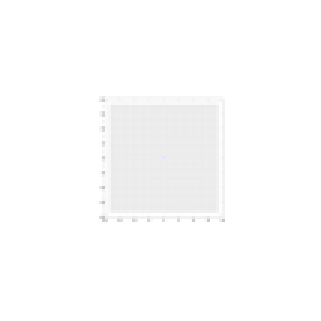
%> input picture patterns/patternXY.png, 107 x 107 px, shrunk from 2000 x 2001 before the run (shown 3 times larger)
$ octave simetric.m   (GNU Octave 9; MATLAB toolbox functions it lacks are replaced by stand-ins)
%> lines starting %> are read from the running program, lines starting %| are printed output that depends on the picture
### scripts/init.m
%% Initial data of the software
%Las variables pueden empezar por:
%n = number | p = path | f = file/folder | s = array struct | im = image
%los colores para las líneas pueden ser Rojo, Verde y Azul nada más. Estos
%colores han de ser lo más puro posibles, a ser posible 255 de color, para
%mayor contraste

clearvars -except checkings checklocal numCheckingTot checkingdone;
close all;
home;

%default values -except c f
defPattern1='patterns/pattern1.JPG'; %first pattern name
defPattern2='patterns/pattern2.JPG'; %second pattern name
defPatternXY='patterns/patternXY.png'; %nombre archivo patrón horizontal real
defPatternZ='patterns/patternZ.jpg'; %nombre archivo patrón horizontal real
defCases='cases'; %nombre carpeta contenedora de imagenes con cases
defFlatplate='flatplate'; %nombre archivo con objeto que crea erosion
defLoadOldPoints=true; %si está true cargará los puntos tomados anteriormente sin preguntar
defLoadCurves=true; %si está true cargará las curves tomados anteriormente sin preguntar
defLoadRelacZ=true; %si está true cargará la relación de pixel/mm en Z tomados anteriormente sin preguntar
defResults='results';%carpeta que se generará con los results de las curves
defGraphics=[defResults '/graphics'];%carpeta que se generará con las gráficas
defData=[defResults '/data'];%carpeta que se generará con las gráficas
defConfFile='conf.mat';

%default
flatcurves=false;%check if we are going to calculate the curves using differences between flat curves and modified curves
piter=500;%value to iterate
seeflatplate=true; %options to see flat plate in the graphics
dimensionless=20; %dimensionless is the value to dimensionless the units in the graphics. If is equal to 0 or false => there is dimensions.
applysymmetry=false;


if exist(defConfFile, 'file')
    load(defConfFile,'conf');

else
    uiwait(msgbox('Welcome! It is the first time and it is necessary the previous configuration'));
    choice = questdlg('Do you want to transform all the pictures to the simetric?', 	'simetric', 'Yes','No','-');
    if strcmp(choice,'Yes') | strcmp(choice,'')
        applysymmetry=true;
    end
    choice = questdlg('Do you want to calculate the curves using differences between flat curves and modified curves?', 	'flat curves', 'Yes','No','-');
    if strcmp(choice,'Yes') | strcmp(choice,'')
        conf.flatcurves=true;
    else
        conf.flatcurves=false;
    end
    choice = questdlg('Do you want to see the flat plate in the graphics?', 	'flat plate', 'Yes','No','-');
    if strcmp(choice,'Yes') | strcmp(choice,'')
        conf.seeflatplate=true;
    else
        conf.seeflatplate=false;
    end
    prompt={'Number of points to interpolate one curve:','Value to dimensionless the graphic results (0 or false means with dimensions):'};
    name='Options';
    numlines=1;
    defaultanswer={num2str(piter),num2str(dimensionless)};

    answer=inputdlg(prompt,name,numlines,defaultanswer);
    conf.piter=str2num(answer{1});
    conf.dimensionless=str2num(answer{2});


    save(defConfFile,'conf');
end

piter=conf.piter;
dimensionless=conf.dimensionless;
flatcurves=conf.flatcurves;
seeflatplate=conf.seeflatplate;

%path results
presults=strcat(pwd,'/',defResults,'/');
pgraphics=strcat(pwd,'/',defGraphics,'/');
pdata=strcat(pwd,'/',defData,'/');

%Detecta si existe el archivo patrón inicial
if exist(fullfile(cd, defPattern1), 'file')==0
    fprintf('\nNo existe patrón inicial\n')
    %toma patrón inicial (pattern1)
    [fpattern1, ppattern1, filterindex] = uigetfile({'*.png','Image PNG';'*.jpg','Image JPG'}, 'Abre foto PATRON inicial');
    if ppattern1==0
        fprintf('\nNo se ha seleccionado imagen patrón\n\nFin\n\n')
        f = errordlg('No se ha seleccionado imagen patrón.', 'Error Dialog');
        return
    end
    ppattern1=strcat(ppattern1,fpattern1);
else
    ppattern1=fullfile(cd, defPattern1);
end
fprintf('\nArchivo patrón inicial en: %s\n',ppattern1)

%Detecta si existe el archivo patrón final
if exist(fullfile(cd, defPattern2), 'file')==0
    fprintf('\nNo existe patrón final\n')
    %toma patrón final (pattern2)
    [fpattern2, ppattern2, filterindex] = uigetfile({'*.png','Image PNG';'*.jpg','Image JPG'}, 'Abre foto PATRON final');
    if ppattern2==0
        fprintf('\nNo se ha seleccionado imagen patrón\n\nFin\n\n')
        f = errordlg('No se ha seleccionado imagen patrón.', 'Erroapplysymmetryr Dialog');
        return
    end
    ppattern2=strcat(ppattern2,fpattern2);
else
    ppattern2=fullfile(cd, defPattern2);
end
fprintf('\nArchivo patrón final en: %s\n',ppattern2)

%Detecta si existe carpeta cases
if exist(fullfile(cd, defCases), 'file')==0
    fprintf('\nNo existe la carpeta contenedora de imagenes con cases\n')
    pcases = uigetdir(cd, 'Toma la carpeta contenedora de imagenes cases');
    if pcases==0
        fprintf('\nNo se ha seleccionado ninguna carpeta contenedora de imagenes con cases\n\nFin\n\n')
        f = errordlg('No se ha seleccionado ninguna carpeta contenedora de imagenes con cases', 'Error Dialog');
        return
    end
else
    pcases=fullfile(cd, defCases);
end
fprintf('\nCarpeta cases en: %s\n',pcases)

%Detecta si existe el archivo patrón horizontal real (patternReal)
if exist(fullfile(cd, defPatternXY), 'file')==0
    fprintf('\nNo existe patrón horizontal real\n')
    %toma patrón horizontal real (patternReal)
    [fpatternReal, ppatternReal, filterindex] = uigetfile({'*.png','Image PNG';'*.jpg','Image JPG'}, 'Abre foto PATRON horizontal real');
    if ppatternReal==0
        fprintf('\nNo se ha seleccionado imagen patrón\n\nFin\n\n')
        f = errordlg('No se ha seleccionado imagen patrón.', 'Error Dialog');
        return
    end
    ppatternReal=strcat(ppatternReal,fpatternReal);
else
    ppatternReal=fullfile(cd, defPatternXY);
end
fprintf('\nArchivo patrón real en: %s\n',ppatternReal)


%Detecta si existe el archivo patrón Z
if exist(fullfile(cd, defPatternZ), 'file')==0
    fprintf('\nNo existe patrón Z\n')
    %toma patrón Z (patternZ)
    [fpatternZ, ppatternZ, filterindex] = uigetfile({'*.png','Image PNG';'*.jpg','Image JPG'}, 'Abre foto PATRON Z');
    if ppatternZ==0
        fprintf('\nNo se ha seleccionado imagen patrón\n\nFin\n\n')
        f = errordlg('No se ha seleccionado imagen patrón.', 'Error Dialog');
        return
    end
    ppatternZ=strcat(ppatternZ,fpatternZ);
else
    ppatternZ=fullfile(cd, defPatternZ);
end
fprintf('\nArchivo patrón Z en: %s\n',ppatternZ)

%crear array con todos los patternes
[pathstr,name,ext] = fileparts(ppattern1);
if strcmp(ext,'.jpg') | strcmp(ext,'.JPG') | strcmp(ext,'.png') | strcmp(ext,'.PNG')
    pattern1=struct('path',ppattern1,'name',name,'ext',ext);
end
[pathstr,name,ext] = fileparts(ppattern2);
if strcmp(ext,'.jpg') | strcmp(ext,'.JPG') | strcmp(ext,'.png') | strcmp(ext,'.PNG')
    pattern2=struct('path',ppattern2,'name',name,'ext',ext);
end


%crear array con todos los cases
fcases=dir(pcases);
scases=[];
for i = 1:length(fcases)
    if fcases(i).isdir==0
        filename=strcat(pcases,'/',fcases(i).name);
        [pathstr,name,ext] = fileparts(filename);
        if strcmp(ext,'.jpg') | strcmp(ext,'.JPG') | strcmp(ext,'.png') | strcmp(ext,'.PNG')
            case1=struct('path',filename,'name',name,'ext',ext);
            scases=[scases case1];
        end
    end
end

if flatcurves
    disp('Flat curves calculations is active');
    for i = 1:length(scases)
        filename=strcat(pcases,'/flatcurves/',scases(i).name,scases(i).ext);
        scases(i).flatpath=filename;
    end
end

%flat plate positionapplysymmetry
if seeflatplate
    pflatplate=fullfile(cd, [defFlatplate '.mat']);
end

if exist(fullfile(cd, defResults), 'file')==0
    mkdir(defResults)
end
if exist(fullfile(cd, defGraphics), 'file')==0
    mkdir(defGraphics)
end
if exist(fullfile(cd, defData), 'file')==0
    mkdir(defData)
end

%salva el pattern real
impatternReal=imread(ppatternReal);
%> impatternReal is the input picture: size 107x107x3 uint8; mean R, G, B 252.5, 252.5, 252.5

inizialized=true;

if applysymmetry
    simetric
end

### scripts/simetric.m
if(~exist('inizialized','var'))
    init
end

%% calculate the simatry plane of the image

filename=pattern1.path;
im=imread(filename);
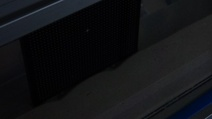
%> input picture patterns/pattern1.JPG, 212 x 119 px, shrunk from 3983 x 2240 before the run
%> im is the input picture: size 119x212x3 uint8; mean R, G, B 17.9, 19, 21.4
S=im(:,[size(im,2)-1:-1:1],:);
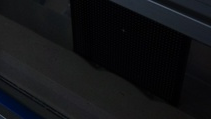
%> S: size 119x211x3 uint8; mean R, G, B 17.9, 18.9, 21.4
imwrite(S, filename, 'jpg')

filename=pattern2.path;
im=imread(filename);
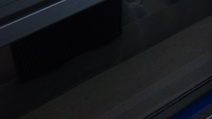
%> input picture patterns/pattern2.JPG, 212 x 119 px, shrunk from 3983 x 2240 before the run
%> im is the input picture: size 119x212x3 uint8; mean R, G, B 21.5, 23, 25.9
S=im(:,[size(im,2)-1:-1:1],:);
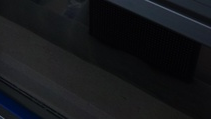
%> S: size 119x211x3 uint8; mean R, G, B 21.5, 23, 25.9
imwrite(S, filename, 'jpg')

% [4 lines of commented-out code are left out]

for iens = 1:length(scases)
    filename=scases(iens).path;
    im=imread(filename);
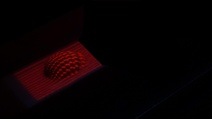
%> input picture cases/concha1.JPG, 212 x 119 px, shrunk from 3983 x 2240 before the run
%> im is the input picture: size 119x212x3 uint8; mean R, G, B 8.6, 1.1, 2
    S=im(:,[size(im,2)-1:-1:1],:);
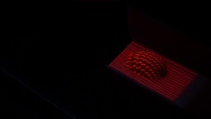
%> S: size 119x211x3 uint8; mean R, G, B 8.6, 1.1, 2
    imwrite(S, filename, 'jpg')
    if flatcurves
        filename=scases(iens).flatpath;
        im=imread(filename);
        S=im(:,[size(im,2)-1:-1:1],:);
        imwrite(S, filename, 'jpg')
    end
end

disp('end');
